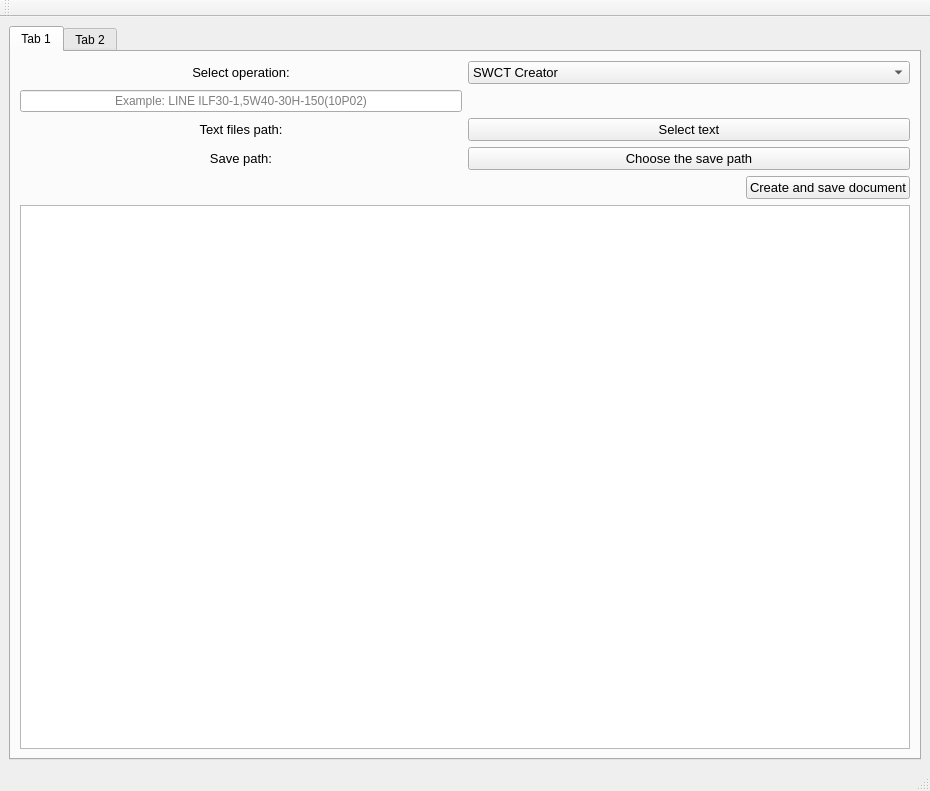
<?xml version="1.0" encoding="UTF-8"?>
<ui version="4.0">
 <class>MainWindow</class>
 <widget class="QMainWindow" name="MainWindow">
  <property name="geometry">
   <rect>
    <x>0</x>
    <y>0</y>
    <width>930</width>
    <height>791</height>
   </rect>
  </property>
  <property name="windowTitle">
   <string>MainWindow</string>
  </property>
  <widget class="QWidget" name="centralwidget">
   <layout class="QVBoxLayout" name="verticalLayout">
    <item>
     <widget class="QTabWidget" name="tabWidget">
      <property name="currentIndex">
       <number>0</number>
      </property>
      <widget class="QWidget" name="tab">
       <attribute name="title">
        <string>Tab 1</string>
       </attribute>
       <layout class="QVBoxLayout" name="verticalLayout_3">
        <item>
         <layout class="QGridLayout" name="gridLayout">
          <item row="4" column="1">
           <widget class="QPushButton" name="pushButton">
            <property name="sizePolicy">
             <sizepolicy hsizetype="Minimum" vsizetype="Maximum">
              <horstretch>0</horstretch>
              <verstretch>0</verstretch>
             </sizepolicy>
            </property>
            <property name="font">
             <font>
              <pointsize>10</pointsize>
             </font>
            </property>
            <property name="text">
             <string>Select text</string>
            </property>
           </widget>
          </item>
          <item row="5" column="1">
           <widget class="QPushButton" name="pushButton_2">
            <property name="sizePolicy">
             <sizepolicy hsizetype="Minimum" vsizetype="Maximum">
              <horstretch>0</horstretch>
              <verstretch>0</verstretch>
             </sizepolicy>
            </property>
            <property name="font">
             <font>
              <pointsize>10</pointsize>
             </font>
            </property>
            <property name="text">
             <string>Choose the save path</string>
            </property>
           </widget>
          </item>
          <item row="0" column="0">
           <widget class="QLabel" name="label">
            <property name="enabled">
             <bool>true</bool>
            </property>
            <property name="font">
             <font>
              <pointsize>10</pointsize>
             </font>
            </property>
            <property name="text">
             <string>Select operation:</string>
            </property>
            <property name="alignment">
             <set>Qt::AlignCenter</set>
            </property>
           </widget>
          </item>
          <item row="5" column="0">
           <widget class="QLabel" name="label_3">
            <property name="font">
             <font>
              <pointsize>10</pointsize>
             </font>
            </property>
            <property name="text">
             <string>Save path:</string>
            </property>
            <property name="alignment">
             <set>Qt::AlignCenter</set>
            </property>
           </widget>
          </item>
          <item row="4" column="0">
           <widget class="QLabel" name="label_2">
            <property name="font">
             <font>
              <pointsize>10</pointsize>
             </font>
            </property>
            <property name="text">
             <string>Text files path:</string>
            </property>
            <property name="alignment">
             <set>Qt::AlignCenter</set>
            </property>
           </widget>
          </item>
          <item row="0" column="1">
           <widget class="QComboBox" name="comboBox">
            <property name="font">
             <font>
              <pointsize>10</pointsize>
             </font>
            </property>
            <property name="layoutDirection">
             <enum>Qt::LeftToRight</enum>
            </property>
            <item>
             <property name="text">
              <string>SWCT Creator</string>
             </property>
            </item>
            <item>
             <property name="text">
              <string>Yamazumi Creator</string>
             </property>
            </item>
            <item>
             <property name="text">
              <string>JES Creator</string>
             </property>
            </item>
           </widget>
          </item>
          <item row="3" column="0">
           <widget class="QLineEdit" name="lineEdit">
            <property name="sizePolicy">
             <sizepolicy hsizetype="Minimum" vsizetype="Fixed">
              <horstretch>0</horstretch>
              <verstretch>0</verstretch>
             </sizepolicy>
            </property>
            <property name="font">
             <font>
              <weight>50</weight>
              <italic>false</italic>
              <bold>false</bold>
              <underline>false</underline>
              <kerning>true</kerning>
             </font>
            </property>
            <property name="layoutDirection">
             <enum>Qt::LeftToRight</enum>
            </property>
            <property name="text">
             <string/>
            </property>
            <property name="alignment">
             <set>Qt::AlignCenter</set>
            </property>
            <property name="placeholderText">
             <string>Example: LINE ILF30-1,5W40-30H-150(10P02)</string>
            </property>
           </widget>
          </item>
         </layout>
        </item>
        <item alignment="Qt::AlignRight">
         <widget class="QPushButton" name="pushButton_3">
          <property name="sizePolicy">
           <sizepolicy hsizetype="Preferred" vsizetype="Fixed">
            <horstretch>0</horstretch>
            <verstretch>0</verstretch>
           </sizepolicy>
          </property>
          <property name="font">
           <font>
            <pointsize>10</pointsize>
           </font>
          </property>
          <property name="text">
           <string>Create and save document</string>
          </property>
         </widget>
        </item>
        <item>
         <widget class="QTextEdit" name="textEdit">
          <property name="enabled">
           <bool>true</bool>
          </property>
          <property name="sizePolicy">
           <sizepolicy hsizetype="Preferred" vsizetype="Expanding">
            <horstretch>0</horstretch>
            <verstretch>0</verstretch>
           </sizepolicy>
          </property>
          <property name="readOnly">
           <bool>true</bool>
          </property>
         </widget>
        </item>
       </layout>
      </widget>
      <widget class="QWidget" name="tab_2">
       <attribute name="title">
        <string>Tab 2</string>
       </attribute>
      </widget>
     </widget>
    </item>
   </layout>
  </widget>
  <widget class="QMenuBar" name="menubar">
   <property name="geometry">
    <rect>
     <x>0</x>
     <y>0</y>
     <width>930</width>
     <height>21</height>
    </rect>
   </property>
  </widget>
  <widget class="QStatusBar" name="statusbar"/>
  <widget class="QToolBar" name="toolBar">
   <property name="windowTitle">
    <string>toolBar</string>
   </property>
   <attribute name="toolBarArea">
    <enum>TopToolBarArea</enum>
   </attribute>
   <attribute name="toolBarBreak">
    <bool>false</bool>
   </attribute>
  </widget>
 </widget>
 <resources/>
 <connections/>
</ui>
